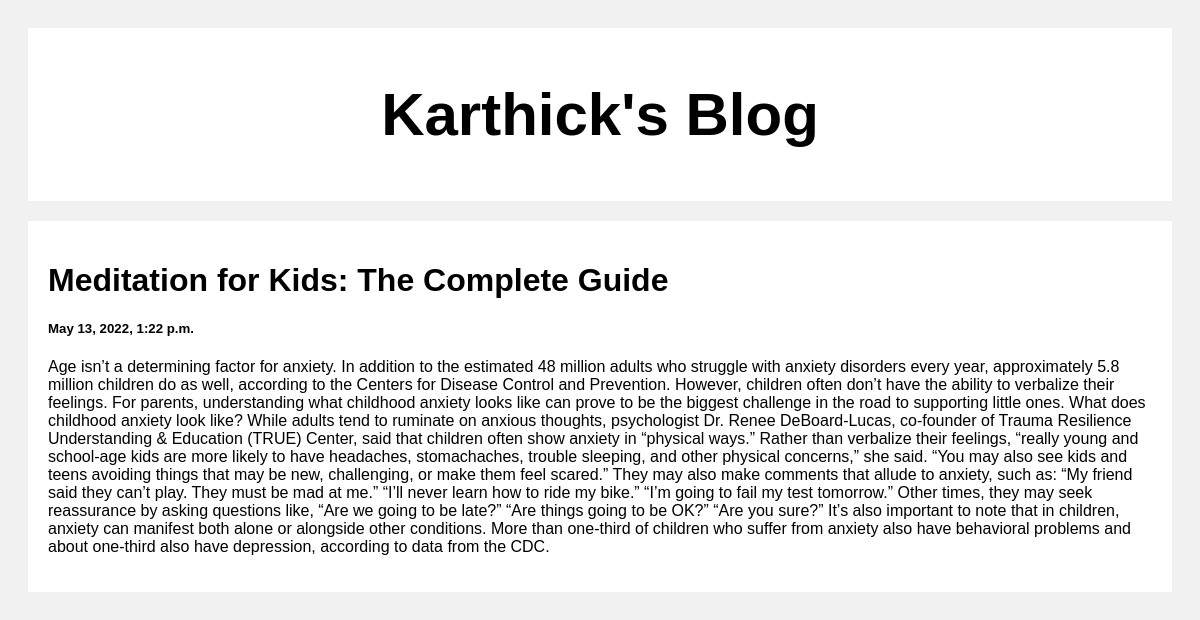
Screenshot of /post/2 with the database file from the repository.
### posts/models.py (models this page shows)
class Post(models.Model):
    title = models.CharField(max_length=100)
    body = models.CharField(max_length=10000000)
    created_at = models.DateTimeField(default=datetime.now, blank=True)

### posts/views.py (the view)
# urls.py: path('post/<str:pk>', views.post, name='post')
def post(request, pk):
    posts = Post.objects.get(id=pk)
    return render(request, 'posts.html', {'posts': posts})

### templates/posts.html (shortened to what this page needs)
<!DOCTYPE html>
<html>
<head>
</head>
<body>
    <div class="header">
        <h2>Karthick's Blog</h2>
    </div>
    <div class="row">
        <div class="leftcolumn">
                <div class="card">
                    <h1>{{posts.title}}</h1>
                    <h5>{{posts.created_at}}</h5>
                    <p>{{posts.body}}</p>
                </div>
        </div>
    </div>
</body>
</html>

### templates/posts.html (style rules this page uses)
* { box-sizing: border-box; }
body { font-family: Arial; padding: 20px; background: #f1f1f1; }
.header { padding: 2px; font-size: 40px; text-align: center; background: white; }
.leftcolumn { float: left; width: 100%; }
.card { background-color: white; padding: 20px; margin-top: 20px; }
.row:after { content: ""; display: table; clear: both; }

### rows the page displays
Post: title "Meditation for Kids: The Complete Guide", created_at "May 13, 2022, 1:22 p.m.", body "Age isn’t a determining factor for anxiety. In addition to the estimated 48 million adults who struggle with anxiety disorders every year, approximately 5.8 million children do as well, according to the Centers for Disease Control and Prevention. However, children often don’t have the ability to verbalize their feelings. For parents, understanding what childhood anxiety looks like can prove to be the biggest challenge in the road to supporting little ones. What does childhood anxiety look like? While adults tend to ruminate on anxious thoughts, psychologist Dr. Renee DeBoard-Lucas, co-founder of Trauma Resilience Understanding & Education (TRUE) Center, said that children often show anxiety…"
